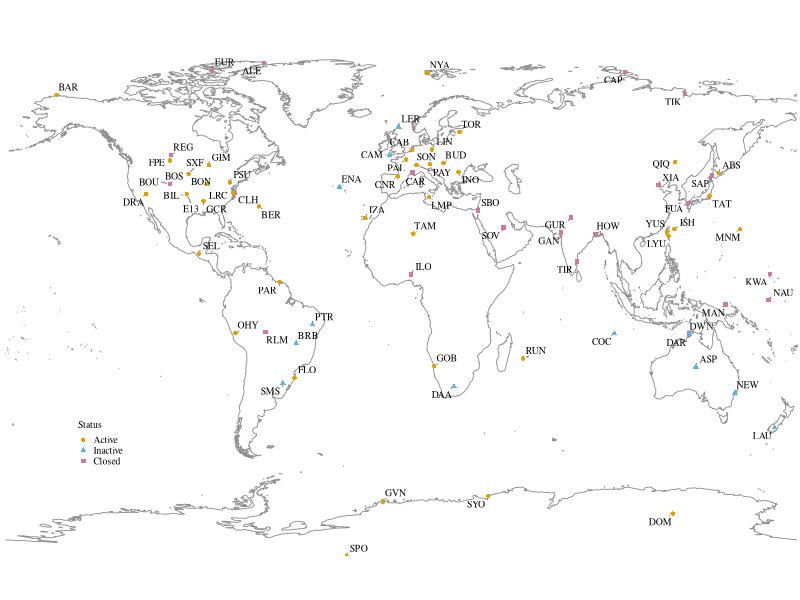

Here is the R script that generated this plot: (Note: this script raises an error after producing the figure.)
#################################################################################
# 13.BSRN.R — global map of BSRN station locations (status: active / inactive / closed).
#
# Styling: Wong palette (SKILL.md), Times New Roman, 160 mm width, line width 0.3.
# Based on legacy ``map.r`` (ggrepel labels); coastlines via ``maps::map(interior = FALSE)``.
#
# Output default: ``Revision 1/BSRN_stations_map.pdf`` (override ``OUTPUT_FIG``).
#
# Requires: ggplot2, dplyr, maps (via borders), ggrepel
#################################################################################

rm(list = ls(all = TRUE))
suppressPackageStartupMessages({
  library(dplyr)
  library(ggplot2)
  library(maps)
  library(ggrepel)
})

.get.script.dir <- function() {
  args <- commandArgs(trailingOnly = FALSE)
  m <- grep("^--file=", args)
  if (length(m) > 0) return(dirname(normalizePath(sub("^--file=", "", args[m[1]]))))
  if (!is.null(sys.frame(1)$ofile)) return(dirname(normalizePath(sys.frame(1)$ofile)))
  return(getwd())
}
dir0 <- normalizePath(file.path(.get.script.dir(), ".."), mustWork = FALSE)

plot.size <- 7
line.size <- 0.3
point.size <- 1.3
label.size <- plot.size*5/14
fig.w.mm <- as.numeric(Sys.getenv("FIG_W_MM", "160"))
fig.h.mm <- as.numeric(Sys.getenv("FIG_H_MM", "100"))
export.dpi <- as.numeric(Sys.getenv("EXPORT_DPI", "300"))

out.fig <- Sys.getenv(
  "OUTPUT_FIG",
  file.path(dir0, "Revision 1", "BSRN_stations_map.pdf")
)

# Wong discrete colours: active, inactive, closed (SKILL.md order 1–3).
col.active <- "#E69F00"
col.inactive <- "#56B4E9"
col.closed <- "#CC79A7"
status.colors <- c("active" = col.active, "inactive" = col.inactive, "closed" = col.closed)
status.shapes <- c("active" = 16L, "inactive" = 17L, "closed" = 15L)

.bsrn_row <- function(abbr, name, lat, lon, elev, status, kgc) {
  data.frame(
    abbr = abbr, name = name, lat = lat, lon = lon,
    elev = elev, status = status, kgc = kgc,
    stringsAsFactors = FALSE
  )
}

load_bsrn_stations <- function() {
  do.call(
    rbind,
    list(
      .bsrn_row("ABS", "Abashiri", 44.0178, 144.2797, 38.0, "active", "Dfb"),
      .bsrn_row("ALE", "Alert", 82.49, -62.42, 127.0, "closed", "ET"),
      .bsrn_row("ASP", "Alice Springs", -23.798, 133.888, 547.0, "inactive", "BWh"),
      .bsrn_row("BAR", "Barrow", 71.323, -156.607, 8.0, "active", "ET"),
      .bsrn_row("BER", "Bermuda", 32.3008, -64.766, 8.0, "active", "Af"),
      .bsrn_row("BIL", "Billings", 36.605, -97.516, 317.0, "active", "Cfa"),
      .bsrn_row("BON", "Bondville", 40.0667, -88.3667, 213.0, "active", "Dfa"),
      .bsrn_row("BOS", "Boulder (BOS)", 40.125, -105.237, 1689.0, "active", "BSk"),
      .bsrn_row("BOU", "Boulder (BOU)", 40.05, -105.007, 1577.0, "closed", "BSk"),
      .bsrn_row("BRB", "Brasilia", -15.601, -47.713, 1023.0, "inactive", "Aw"),
      .bsrn_row("BUD", "Budapest-Lorinc", 47.4291, 19.1822, 139.1, "active", "Dfb"),
      .bsrn_row("CAB", "Cabauw", 51.968, 4.928, 0.0, "active", "Cfb"),
      .bsrn_row("CAM", "Camborne", 50.2167, -5.3167, 88.0, "inactive", "Cfb"),
      .bsrn_row("CAP", "Cape Baranova", 79.27, 101.75, 25.0, "closed", "ET"),
      .bsrn_row("CAR", "Carpentras", 44.083, 5.059, 100.0, "closed", "Csa"),
      .bsrn_row("CLH", "Chesapeake Light", 36.905, -75.713, 37.0, "closed", "Cfa"),
      .bsrn_row("CNR", "Cener", 42.816, -1.601, 471.0, "active", "Cfb"),
      .bsrn_row("COC", "Cocos Island", -12.193, 96.835, 6.0, "inactive", "Af"),
      .bsrn_row("DAA", "De Aar", -30.6667, 23.993, 1287.0, "inactive", "BSk"),
      .bsrn_row("DAR", "Darwin", -12.425, 130.891, 30.0, "closed", "Aw"),
      .bsrn_row("DOM", "Concordia Station, Dome C", -75.1, 123.383, 3233.0, "active", "EF"),
      .bsrn_row("DRA", "Desert Rock", 36.626, -116.018, 1007.0, "active", "BWk"),
      .bsrn_row("DWN", "Darwin Met Office", -12.424, 130.8925, 32.0, "inactive", "Aw"),
      .bsrn_row("E13", "Southern Great Plains", 36.605, -97.485, 318.0, "active", "Cfa"),
      .bsrn_row("ENA", "Eastern North Atlantic", 39.0911, -28.0292, 15.2, "inactive", "Csa"),
      .bsrn_row("EUR", "Eureka", 79.989, -85.9404, 85.0, "closed", "ET"),
      .bsrn_row("FLO", "Florianopolis", -27.6047, -48.5227, 11.0, "active", "Cfa"),
      .bsrn_row("FPE", "Fort Peck", 48.3167, -105.1, 634.0, "active", "BSk"),
      .bsrn_row("FUA", "Fukuoka", 33.5822, 130.3764, 3.0, "closed", "Cfa"),
      .bsrn_row("GAN", "Gandhinagar", 23.1101, 72.6276, 65.0, "closed", "BSh"),
      .bsrn_row("GCR", "Goodwin Creek", 34.2547, -89.8729, 98.0, "active", "Cfa"),
      .bsrn_row("GIM", "Granite Island", 46.721, -87.411, 208.0, "active", "Dfb"),
      .bsrn_row("GOB", "Gobabeb", -23.5614, 15.042, 407.0, "active", "BWh"),
      .bsrn_row("GUR", "Gurgaon", 28.4249, 77.156, 259.0, "closed", "BSh"),
      .bsrn_row("GVN", "Georg von Neumayer", -70.65, -8.25, 42.0, "active", "EF"),
      .bsrn_row("HOW", "Howrah", 22.5535, 88.3064, 51.0, "closed", "Aw"),
      .bsrn_row("ILO", "Ilorin", 8.5333, 4.5667, 350.0, "closed", "Aw"),
      .bsrn_row("INO", "Marguele", 44.3439, 26.0123, 110.0, "active", "Dfa"),
      .bsrn_row("ISH", "Ishigakijima", 24.3367, 124.1644, 5.7, "active", "Af"),
      .bsrn_row("IZA", "Iza\u00f1a", 28.3093, -16.4993, 2372.9, "active", "Csb"),
      .bsrn_row("KWA", "Kwajalein", 8.72, 167.731, 10.0, "closed", "Af"),
      .bsrn_row("LAU", "Lauder", -45.045, 169.689, 350.0, "inactive", "Cfb"),
      .bsrn_row("LER", "Lerwick", 60.1389, -1.1847, 80.0, "inactive", "Cfc"),
      .bsrn_row("LIN", "Lindenberg", 52.21, 14.122, 125.0, "active", "Dfb"),
      .bsrn_row("LMP", "Lampedusa", 35.518, 12.63, 50.0, "active", "BSh"),
      .bsrn_row("LRC", "Langley Research Center", 37.1038, -76.3872, 3.0, "active", "Cfa"),
      .bsrn_row("LYU", "Lanyu Station", 22.037, 121.5583, 324.0, "active", "Af"),
      .bsrn_row("MAN", "Momote", -2.058, 147.425, 6.0, "closed", "Af"),
      .bsrn_row("MNM", "Minamitorishima", 24.2883, 153.9833, 7.1, "active", "Aw"),
      .bsrn_row("NAU", "Nauru Island", -0.521, 166.9167, 7.0, "closed", "Af"),
      .bsrn_row("NEW", "Newcastle", -32.8842, 151.7289, 18.5, "inactive", "Cfa"),
      .bsrn_row("NYA", "Ny-\u00c5lesund", 78.9227, 11.9273, 11.0, "active", "ET"),
      .bsrn_row("OHY", "Observatory of Huancayo", -12.05, -75.32, 3314.0, "active", "Cwb"),
      .bsrn_row("PAL", "Palaiseau, SIRTA Observatory", 48.713, 2.208, 156.0, "active", "Cfb"),
      .bsrn_row("PAR", "Paramaribo", 5.806, -55.2146, 4.0, "active", "Af"),
      .bsrn_row("PAY", "Payerne", 46.8123, 6.9422, 491.0, "active", "Dfb"),
      .bsrn_row("PSU", "Rock Springs", 40.72, -77.9333, 376.0, "active", "Dfa"),
      .bsrn_row("PTR", "Petrolina", -9.069, -40.32, 387.0, "inactive", "BSh"),
      .bsrn_row("QIQ", "Qiqihar", 47.7957, 124.4852, 170.0, "active", "Dwa"),
      .bsrn_row("REG", "Regina", 50.205, -104.713, 578.0, "closed", "Dfb"),
      .bsrn_row("RLM", "Rolim de Moura", -11.582, -61.773, 252.0, "closed", "Aw"),
      .bsrn_row("RUN", "Reunion Island, University", -20.9014, 55.4836, 116.0, "active", "Am"),
      .bsrn_row("SAP", "Sapporo", 43.06, 141.3286, 17.2, "closed", "Dfb"),
      .bsrn_row("SBO", "Sede Boqer", 30.8597, 34.7794, 500.0, "closed", "BWh"),
      .bsrn_row("SEL", "Selegua", 15.784, -91.9902, 602.0, "active", "Aw"),
      .bsrn_row("SMS", "S\u00e3o Martinho da Serra", -29.4428, -53.8231, 489.0, "inactive", "Cfa"),
      .bsrn_row("SON", "Sonnblick", 47.054, 12.9577, 3108.9, "active", "ET"),
      .bsrn_row("SOV", "Solar Village", 24.91, 46.41, 650.0, "closed", "BWh"),
      .bsrn_row("SPO", "South Pole", -89.983, -24.799, 2800.0, "active", "EF"),
      .bsrn_row("SXF", "Sioux Falls", 43.73, -96.62, 473.0, "active", "Dfa"),
      .bsrn_row("SYO", "Syowa", -69.0053, 39.5811, 29.0, "active", "EF"),
      .bsrn_row("TAM", "Tamanrasset", 22.7903, 5.5292, 1385.0, "active", "BWh"),
      .bsrn_row("TAT", "Tateno", 36.0581, 140.1258, 25.0, "active", "Cfa"),
      .bsrn_row("TIK", "Tiksi", 71.5862, 128.9188, 48.0, "closed", "ET"),
      .bsrn_row("TIR", "Tiruvallur", 13.0923, 79.9738, 36.0, "closed", "Aw"),
      .bsrn_row("TOR", "Toravere", 58.2641, 26.4613, 70.0, "active", "Dfb"),
      .bsrn_row("XIA", "Xianghe", 39.754, 116.962, 32.0, "closed", "Dwa"),
      .bsrn_row("YUS", "Yushan Station", 23.4876, 120.9595, 3858.0, "active", "ET")
    )
  )
}

bsrn <- load_bsrn_stations()
bsrn$status <- factor(bsrn$status, levels = c("active", "inactive", "closed"))

# Coastlines only (no country fill; no internal borders): maps::map(interior = FALSE).
coastline_df <- function() {
  w <- maps::map("world", fill = FALSE, interior = FALSE, plot = FALSE)
  df <- data.frame(long = w$x, lat = w$y)
  df$group <- cumsum(is.na(df$long) | is.na(df$lat))
  df[stats::complete.cases(df), , drop = FALSE]
}

coast <- coastline_df()

p.map <- ggplot() +
  geom_path(
    data = coast,
    aes(x = long, y = lat, group = group),
    colour = "grey55",
    linewidth = line.size
  ) +
  geom_point(
    data = bsrn,
    aes(x = lon, y = lat, colour = status, shape = status),
    size = point.size,
    stroke = line.size
  ) +
  ggrepel::geom_text_repel(
    data = bsrn,
    aes(x = lon, y = lat, label = abbr),
    size = label.size,
    colour = "black",
    family = "serif",
    segment.size = line.size,
    segment.colour = "grey40",
    max.overlaps = Inf,
    min.segment.length = 0,
    box.padding = 0.15,
    point.padding = 0.2
  ) +
  coord_fixed(ratio = 1.3, xlim = c(-180, 180), ylim = c(-90, 90), expand = FALSE) +
  scale_colour_manual(
    values = status.colors,
    labels = c("Active", "Inactive", "Closed"),
    name = "Status"
  ) +
  scale_shape_manual(
    values = status.shapes,
    labels = c("Active", "Inactive", "Closed"),
    name = "Status"
  ) +
  labs(x = NULL, y = NULL) +
  theme_minimal(base_size = plot.size, base_family = "serif") +
  theme(
    text = element_text(family = "serif", size = plot.size),
    plot.title = element_text(family = "serif", size = plot.size),
    legend.text = element_text(family = "serif", size = plot.size),
    legend.title = element_text(family = "serif", size = plot.size),
    panel.grid = element_blank(),
    axis.text = element_blank(),
    axis.title = element_blank(),
    axis.ticks = element_blank(),
    legend.position = c(0.12, 0.22),
    legend.background = element_blank(),
    legend.key.size = unit(plot.size * 1.1, "pt"),
    plot.margin = margin(2, 2, 2, 2, "pt"),
    plot.background = element_rect(fill = "white", colour = NA),
    panel.background = element_rect(fill = "white", colour = NA)
  )

dir.create(dirname(out.fig), recursive = TRUE, showWarnings = FALSE)
ggsave(out.fig, plot = p.map, width = fig.w.mm, height = fig.h.mm, units = "mm", dpi = export.dpi)
cat(sprintf("Wrote: %s (%d stations)\n", out.fig, nrow(bsrn)))
